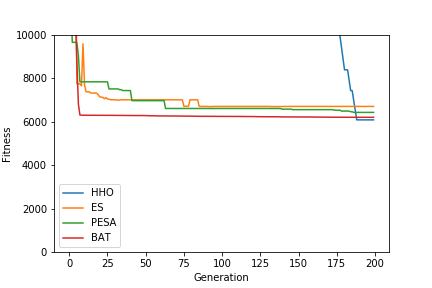

Generate this figure with Python:
from neorl import HHO, ES, PESA, BAT
import math
import matplotlib.pyplot as plt

def Vessel(individual):
    """
    Pressure vesssel design
    x1: thickness (d1)  --> discrete value multiple of 0.0625 in
    x2: thickness of the heads (d2) ---> categorical value from a pre-defined grid
    x3: inner radius (r)  ---> cont. value between [10, 200]
    x4: length (L)  ---> cont. value between [10, 200]
    """

    x=individual.copy()
    x[0] *= 0.0625   #convert d1 to "in"

    y = 0.6224*x[0]*x[2]*x[3]+1.7781*x[1]*x[2]**2+3.1661*x[0]**2*x[3]+19.84*x[0]**2*x[2];

    g1 = -x[0]+0.0193*x[2];
    g2 = -x[1]+0.00954*x[2];
    g3 = -math.pi*x[2]**2*x[3]-(4/3)*math.pi*x[2]**3 + 1296000;
    g4 = x[3]-240;
    g=[g1,g2,g3,g4]

    phi=sum(max(item,0) for item in g)
    eps=1e-5 #tolerance to escape the constraint region
    penality=1e7 #large penality to add if constraints are violated

    if phi > eps:
        fitness=phi+penality
    else:
        fitness=y
    return fitness


bounds = {}
bounds['x1'] = ['int', 1, 99]
bounds['x2'] = ['grid', (0.0625, 0.125, 0.1875, 0.25, 0.3125, 0.375, 0.4375, 0.5, 0.5625, 0.625)]
bounds['x3'] = ['float', 10, 200]
bounds['x4'] = ['float', 10, 200]

########################
# Setup and evolute HHO
########################
hho = HHO(mode='min', bounds=bounds, fit=Vessel, nhawks=50,
                  int_transform='minmax', ncores=1, seed=1)
x_hho, y_hho, hho_hist=hho.evolute(ngen=200, verbose=False)
assert Vessel(x_hho) == y_hho

########################
# Setup and evolute ES
########################
es = ES(mode='min', fit=Vessel, cxmode='cx2point', bounds=bounds,
                 lambda_=60, mu=30, cxpb=0.7, mutpb=0.2, seed=1)
x_es, y_es, es_hist=es.evolute(ngen=200, verbose=False)
assert Vessel(x_es) == y_es

########################
# Setup and evolute PESA
########################
pesa=PESA(mode='min', bounds=bounds, fit=Vessel, npop=60, mu=30, alpha_init=0.01,
          alpha_end=1.0, cxpb=0.7, mutpb=0.2, alpha_backdoor=0.05)
x_pesa, y_pesa, pesa_hist=pesa.evolute(ngen=200, verbose=False)
assert Vessel(x_pesa) == y_pesa

########################
# Setup and evolute BAT
########################
bat=BAT(mode='min', bounds=bounds, fit=Vessel, nbats=50, seed=1)
x_bat, y_bat, bat_hist=bat.evolute(ngen=200, verbose=False)
assert Vessel(x_bat) == y_bat

########################
# Plotting
########################

plt.figure()
plt.plot(hho_hist['global_fitness'], label='HHO')
plt.plot(es_hist, label='ES')
plt.plot(pesa_hist, label='PESA')
plt.plot(bat_hist['global_fitness'], label='BAT')
plt.xlabel('Generation')
plt.ylabel('Fitness')
plt.ylim([0,10000]) #zoom in
plt.legend()
plt.savefig('vessel_case2.png')

########################
# Comparison
########################

print('---Best HHO Results---')
print(x_hho)
print(y_hho)
print('---Best ES Results---')
print(x_es)
print(y_es)
print('---Best PESA Results---')
print(x_pesa)
print(y_pesa)
print('---Best BAT Results---')
print(x_bat)
print(y_bat)
